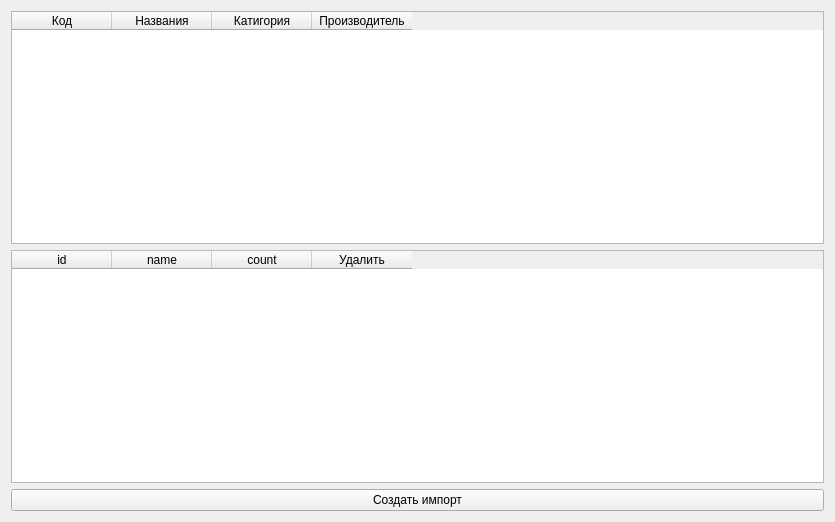
<?xml version="1.0" encoding="UTF-8"?>
<ui version="4.0">
 <class>WidgetNewImport</class>
 <widget class="QWidget" name="WidgetNewImport">
  <property name="geometry">
   <rect>
    <x>0</x>
    <y>0</y>
    <width>835</width>
    <height>522</height>
   </rect>
  </property>
  <property name="windowTitle">
   <string>Form</string>
  </property>
  <layout class="QVBoxLayout" name="verticalLayout">
   <item>
    <widget class="QTableWidget" name="tableProduct">
     <property name="editTriggers">
      <set>QAbstractItemView::NoEditTriggers</set>
     </property>
     <property name="selectionMode">
      <enum>QAbstractItemView::SingleSelection</enum>
     </property>
     <property name="selectionBehavior">
      <enum>QAbstractItemView::SelectRows</enum>
     </property>
     <property name="verticalScrollMode">
      <enum>QAbstractItemView::ScrollPerPixel</enum>
     </property>
     <property name="sortingEnabled">
      <bool>true</bool>
     </property>
     <column>
      <property name="text">
       <string>Код</string>
      </property>
     </column>
     <column>
      <property name="text">
       <string>Названия</string>
      </property>
     </column>
     <column>
      <property name="text">
       <string>Катигория</string>
      </property>
     </column>
     <column>
      <property name="text">
       <string>Производитель</string>
      </property>
     </column>
    </widget>
   </item>
   <item>
    <widget class="QTableWidget" name="tableNewImportProduct">
     <column>
      <property name="text">
       <string>id</string>
      </property>
     </column>
     <column>
      <property name="text">
       <string>name</string>
      </property>
     </column>
     <column>
      <property name="text">
       <string>count</string>
      </property>
     </column>
     <column>
      <property name="text">
       <string>Удалить</string>
      </property>
     </column>
    </widget>
   </item>
   <item>
    <widget class="QPushButton" name="btnNewImport">
     <property name="text">
      <string>Создать импорт</string>
     </property>
    </widget>
   </item>
  </layout>
 </widget>
 <resources/>
 <connections/>
</ui>
